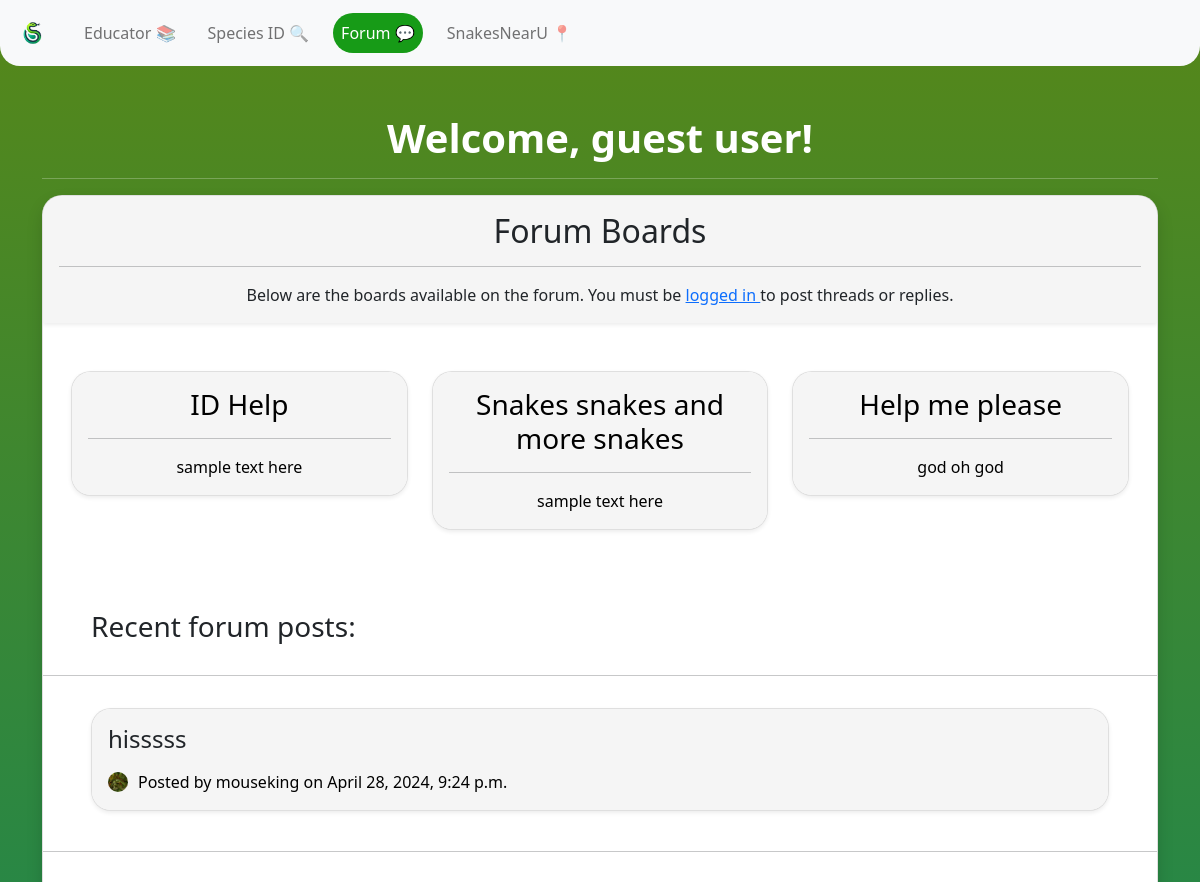
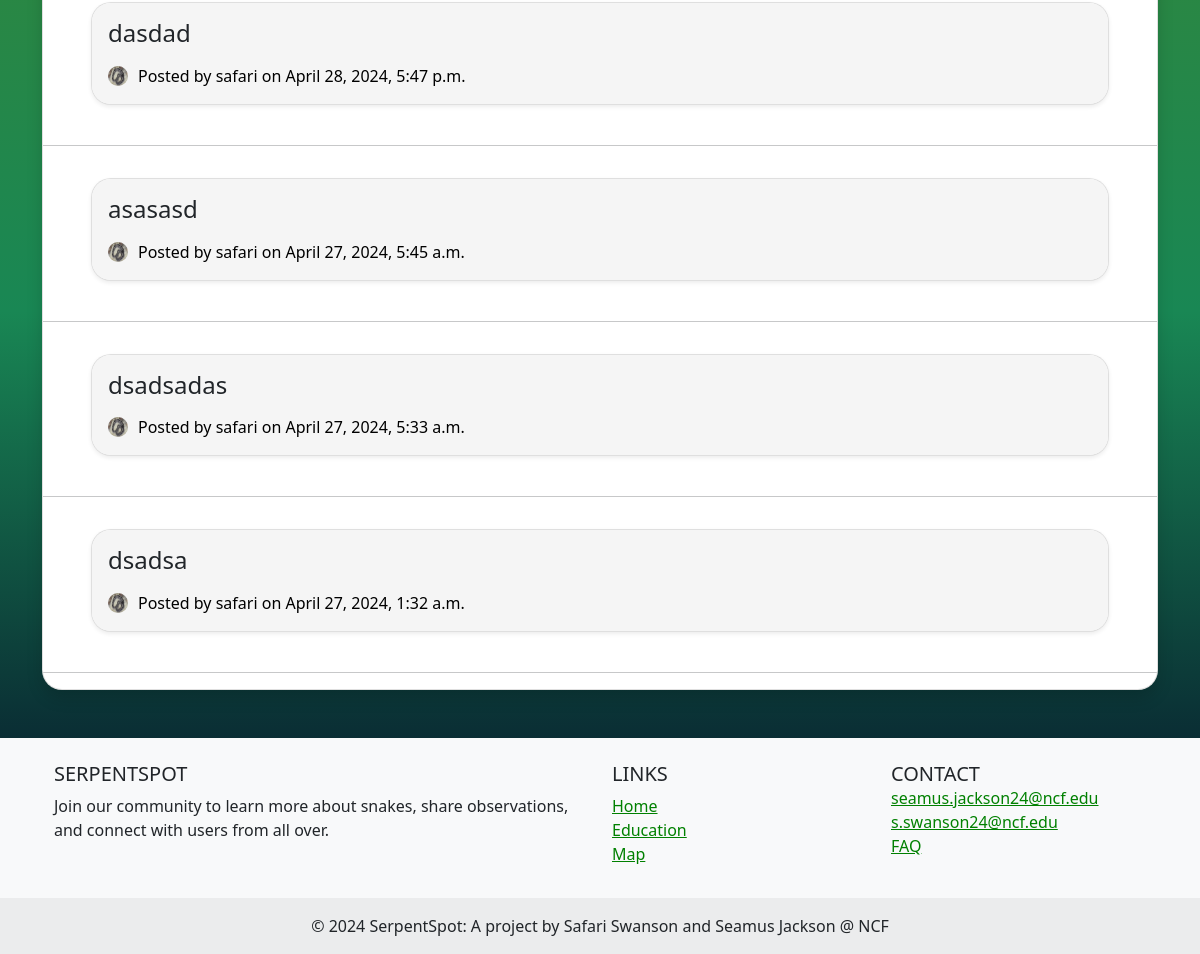
The page /forum/ on the database as committed earlier (2 pictures, top to bottom).
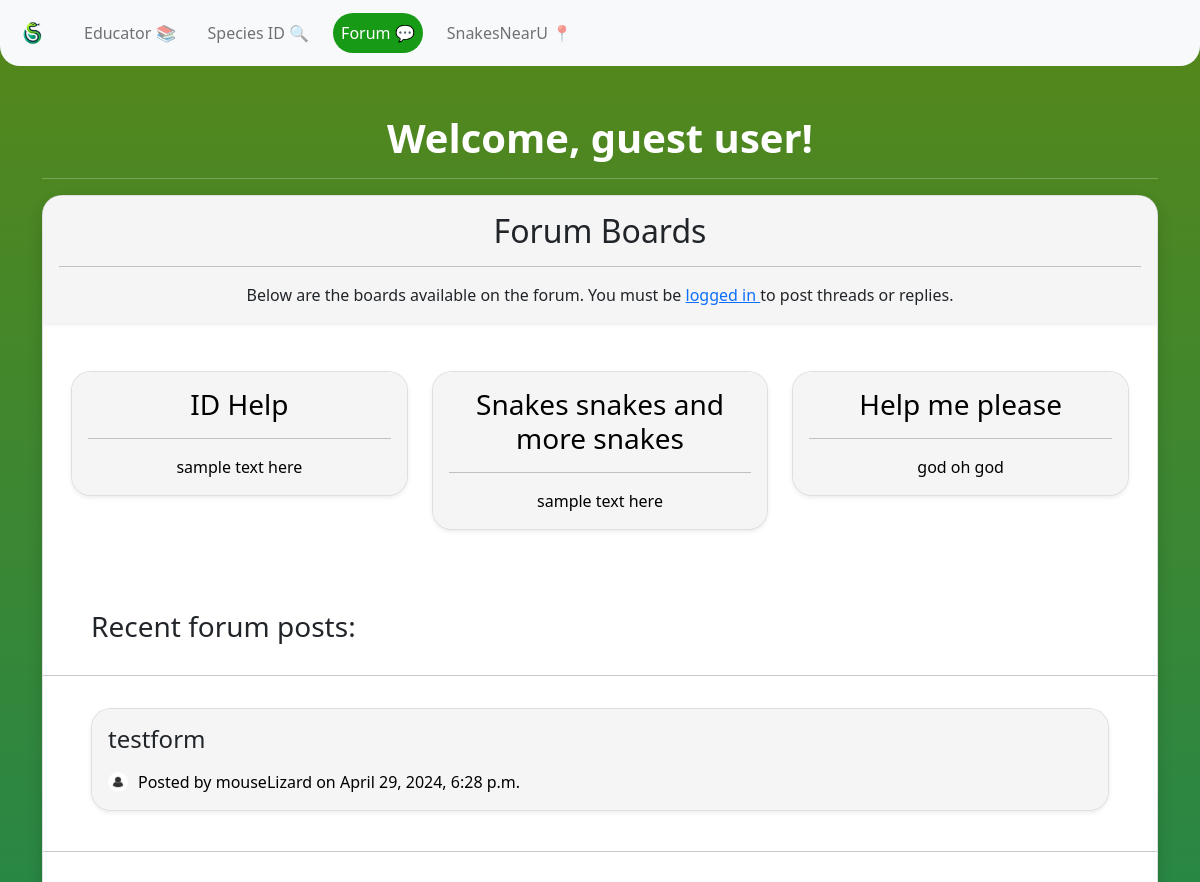
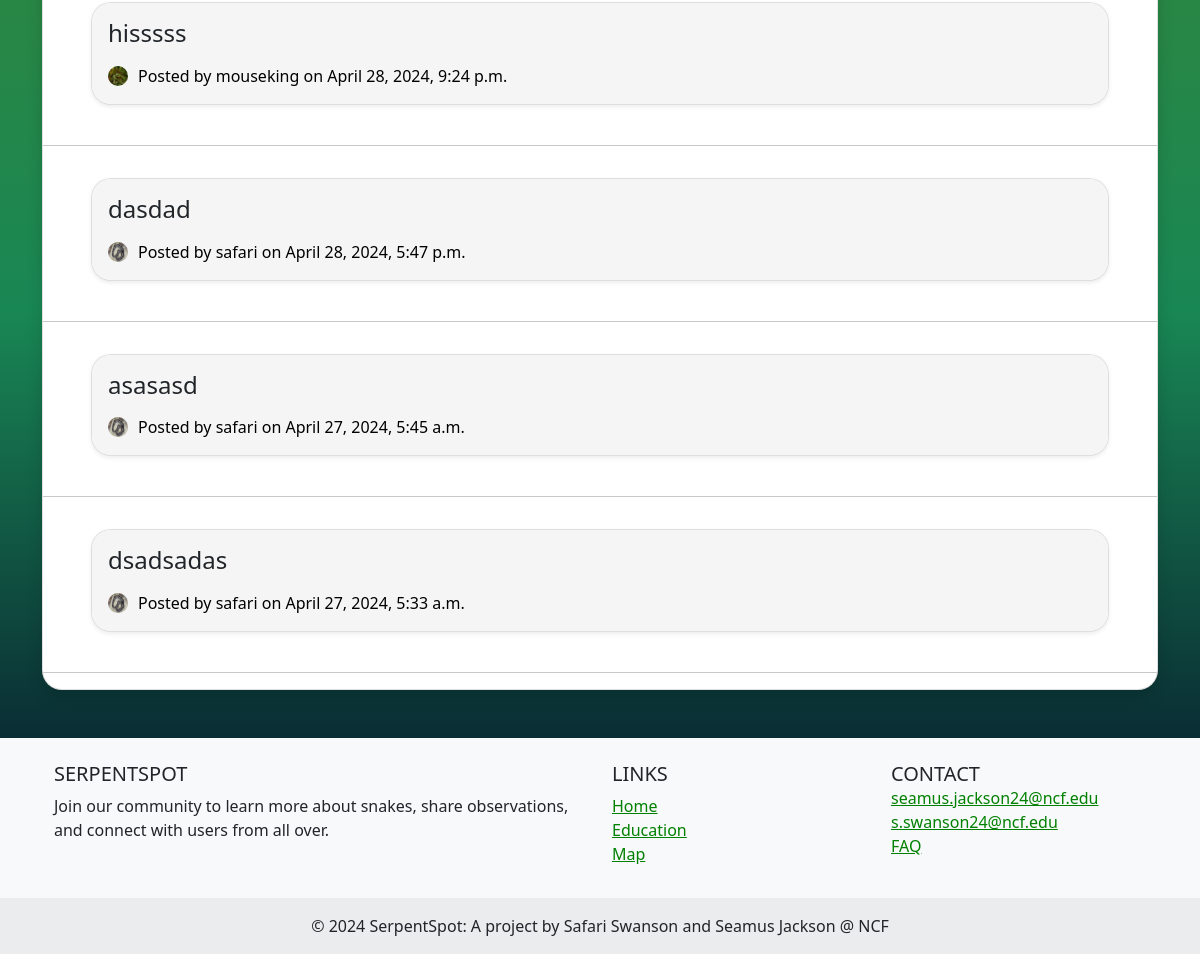
The same page on the database as committed later (2 pictures, top to bottom).
### Forum/models.py (models this page shows, shortened)
class Board(models.Model):
    name = models.CharField(max_length=100, unique=True)
    description = models.TextField(blank=True, default='')

class Thread(models.Model):
    title = models.CharField(max_length=255)
    board = models.ForeignKey(Board, on_delete=models.CASCADE, related_name='threads')
    starter = models.ForeignKey(User, on_delete=models.CASCADE, related_name='threads_started')
    created_at = models.DateTimeField(auto_now_add=True)
    updated_at = models.DateTimeField(auto_now=True)

### UserAuth/models.py (models this page shows, shortened)
class UserProfile(models.Model):
    user = models.OneToOneField(User, on_delete=models.CASCADE) # Link the user profile to a user model instance
    profile_pic = models.ImageField(upload_to='profile_pics/', default='profile_pics/default.jpg' ,null=True, blank=True) # User profile picture
    bio = models.TextField(null=True, blank=True) # User bio
    observations = models.IntegerField(default=0) # User observation count
    favorite_species = models.ForeignKey(SnakeSpecies, on_delete=models.SET_NULL, null=True, blank=True) # User's favorite snake species

### Forum/views.py (the view)
# urls.py: path('', home, name='home'),
def home(request):
    boards = Board.objects.all()
    threads = Thread.objects.order_by('-created_at')[:5] # Fetch the latest 5 threads
    return render(request, 'home.html', {'boards': boards, 'threads': threads})

### Forum/templates/home.html (shortened to what this page needs)
{% extends 'base.html' %}
{% block content %}
{% if user.is_authenticated %}
   <h1 style="text-align: center; color: white;"><strong>Welcome back, {{request.user.username}}</strong></h1>
{% else %}
   <h1 style="text-align: center; color: white;"><strong>Welcome, guest user!</strong></h1>
{% endif %}
<hr style="color: white;">
<div class="card shadow mb-5" style="border-radius: 20px; overflow: hidden;">
   <div class="card-body shadow-sm" style="background-color: whitesmoke;">
      <h2 class="card-title" style="text-align: center;">Forum Boards</h2>
      <hr>
      {% if request.user.is_authenticated %}
         <p class="card-text" style="text-align: center;">Below are the boards available on the forum. Click on a board to view its threads.</p>
      {% else %}
         <p class="card-text" style="text-align: center;">Below are the boards available on the forum. You must be <a href="{% url 'login' %}">logged in </a> to post threads or replies.</p>
      {% endif %}
   </div>
   <div class="boards mt-5 mb-3">
      <div class="row mx-3">
         {% for board in boards %}
            <div class="col-md-4">
               <a href="{% url 'board_threads' board.id %}" class="text-decoration-none">
                  <div class="card mb-3 shadow-sm board" style="border-radius: 20px; overflow: hidden;">
                     <div class="card-body" style="background-color: whitesmoke;">
                        <h3 class="card-title" style="text-align: center; color: black;">{{ board.name }}</h3>
                        <hr>
                        <p class="card-text" style="text-align: center; color: black;">{{ board.description }}</p>
                     </div>
                  </div>
               </a>
            </div>
         {% endfor %}
      </div>
   </div>
   <h3 class="card-title mt-5 mb-3 mx-5" style="text-align: left;">Recent forum posts: </h3>
   <hr>
   {% if threads %}
      {% for thread in threads %}
         <div class="card board shadow-sm mb-4 mx-5 mt-3" style="border-radius: 20px; overflow: hidden;">
            <a href="{% url 'thread_posts' thread.id %}" class="link-success text-decoration-none">
               <div class="card-body" style="background-color: whitesmoke;">
                  <h4>{{ thread.title }}</h4>
                  <div class="d-flex align-items-center mt-3">
                     {% if thread.starter.userprofile.profile_pic %}
                        <img src="{{ MEDIA_URL }}{{ thread.starter.userprofile.profile_pic.url }}" alt="Profile Image" style="width: 20px; height: 20px; border-radius: 15px; margin-right: 10px;">
                     {% endif %}
                     <p class="card-text" style="color: black;">
                        Posted by {{ thread.starter.username }} on {{ thread.created_at|date:"N j, Y, P" }}
                     </p>
                  </div>
               </div>
            </a>
         </div>
         <HR>
      {% endfor %}
   {% endif %}
</div>
{% endblock %}

Rows that differ between the two databases and show on the page:
no longer on this page (row unchanged): Thread: title "dsadsa", starter.userprofile.profile_pic (picture), starter.username "safari", created_at "April 27, 2024, 1:32 a.m."
added Thread: title "testform", starter.userprofile.profile_pic (placeholder picture), starter.username "mouseLizard", created_at "April 29, 2024, 6:28 p.m."
